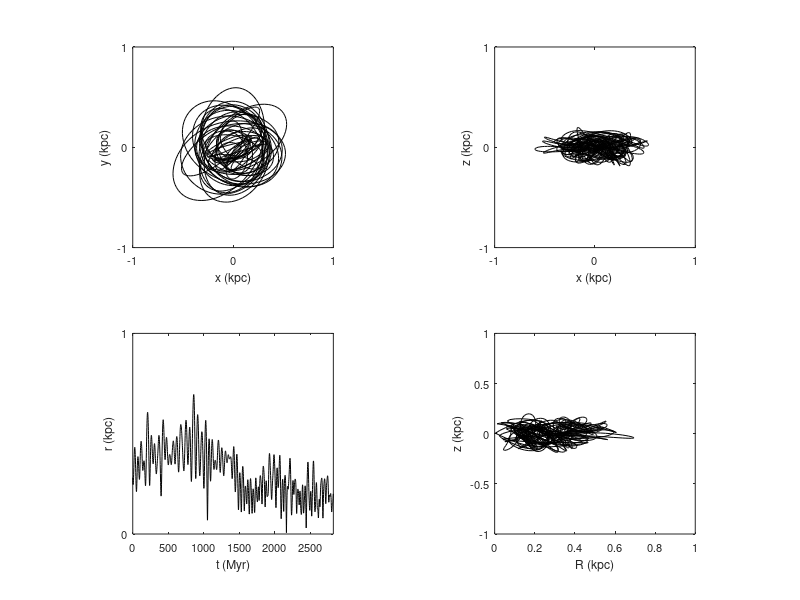

MATLAB code to generate this figure:
clear all
close all

data = load('ax_coeff.dat');

whitebg('w')

t = data(:,1);

x = data(:,12);
y = data(:,13);
z = data(:,14);

v_x = data(:,15);
v_y = data(:,16);
v_z = data(:,17);

R = sqrt(x.^2+y.^2);
r = sqrt(x.^2+y.^2+z.^2);



subplot(2,2,1), plot(x,y,'k')

xlabel('x (kpc)','fontsize',9)
ylabel('y (kpc)','fontsize',9)
axis([-1 1 -1 1])
set(gca,'xtick',(-1:1),'ytick',(-1:1),'fontsize',8)
axis square


subplot(2,2,2), plot(x,z,'k')

xlabel('x (kpc)','fontsize',9)
ylabel('z (kpc)','fontsize',9)
axis([-1 1 -1 1])
set(gca,'xtick',(-1:1),'ytick',(-1:1),'fontsize',8)
axis square

subplot(2,2,3), plot(t,r,'k')

xlabel('t (Myr)','fontsize',9)
ylabel('r (kpc)','fontsize',9)
axis([0 max(t) 0 1])
set(gca,'ytick',(0:1),'fontsize',8)
axis square


subplot(2,2,4), plot(R,z,'k')

xlabel('R (kpc)','fontsize',9)
ylabel('z (kpc)','fontsize',9)
axis square
axis([0 1 -1 1])
set(gca,'fontsize',8)



